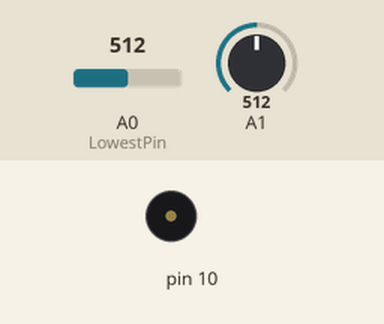
Bench run of a sketch on a simulated Arduino Uno, built with avr-gcc and run on an emulated ATmega328P. On the bench: buzzer (waves = sounding). The inputs (shaded band) are chosen by the test bench; at power-on: A0 (LowestPin) = 512, A1 = 512. What the sketch prints to the serial monitor is not drawn.

Above: at 3.2 s.
3.3 s: A0 (LowestPin) set to 475
At 3.7 s:
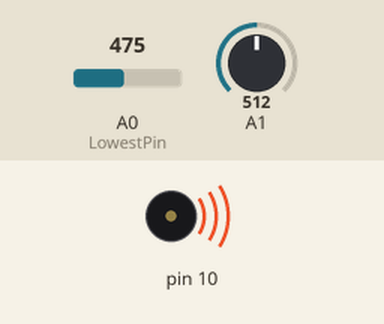
4.8 s: A0 (LowestPin) set to 511
At 6.0 s:
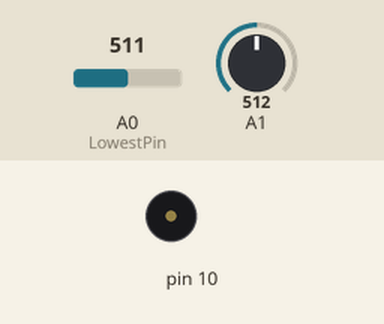
6.3 s: A0 (LowestPin) set to 306
At 7.2 s:
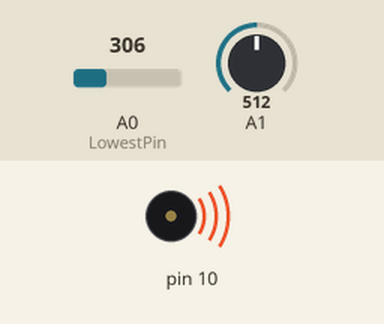
Timing chart, 0 to 9.3 s (numbered marks = the images above; inputs shaded):
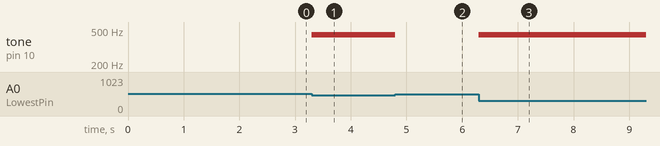

The sketch:

Project6.ino
```cpp
const int NUMBER_OF_NOTES = 2;
const int THRESHOLD = 20;
int Limit = 0;
int LowestPin = 0;

void setup() {
  delay(2000);
  Limit = analogRead(0);
  Limit = Limit - THRESHOLD;
  Serial.begin(115200);
  Serial.println("Ready!");
}

void loop() {
  for (int i = 0; i < (NUMBER_OF_NOTES - 1); i++)
  {
    if ( analogRead(i) < analogRead(i + 1) ) {
      LowestPin = i;
    }
    else {
      LowestPin = i + 1;
    }
  }

  if (analogRead(LowestPin) < Limit)
  {
    tone(10,(LowestPin + 1) * 440);
  }
  else
  {
    noTone(10);
  }

}
```

Measured:
- the behaviour switches between 492 and 491 on A0 (LowestPin) (found by bisection; images 0 and 1)
- after the input at 3.3 s, tone on pin 10: silent → 440 Hz at once
- after the input at 4.8 s, tone on pin 10: 440 Hz → silent at once
- after the input at 6.3 s, tone on pin 10: silent → 440 Hz at once
